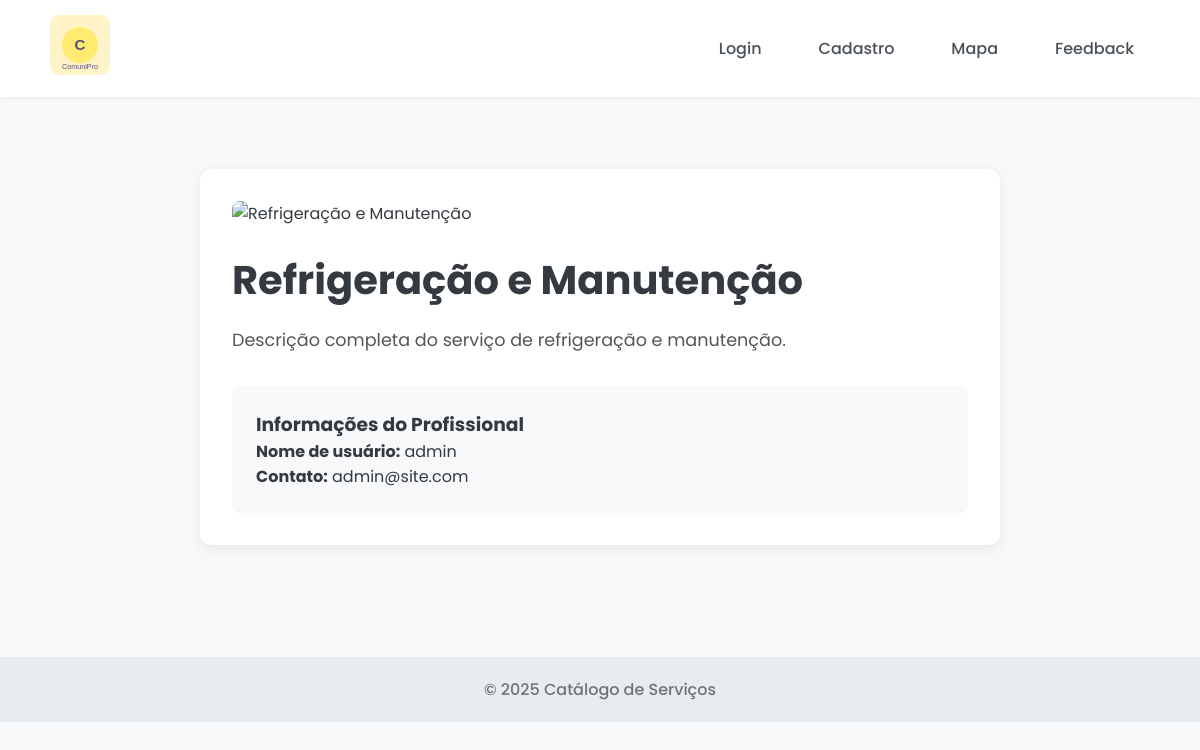
Before: /servico/1 with the older database file.
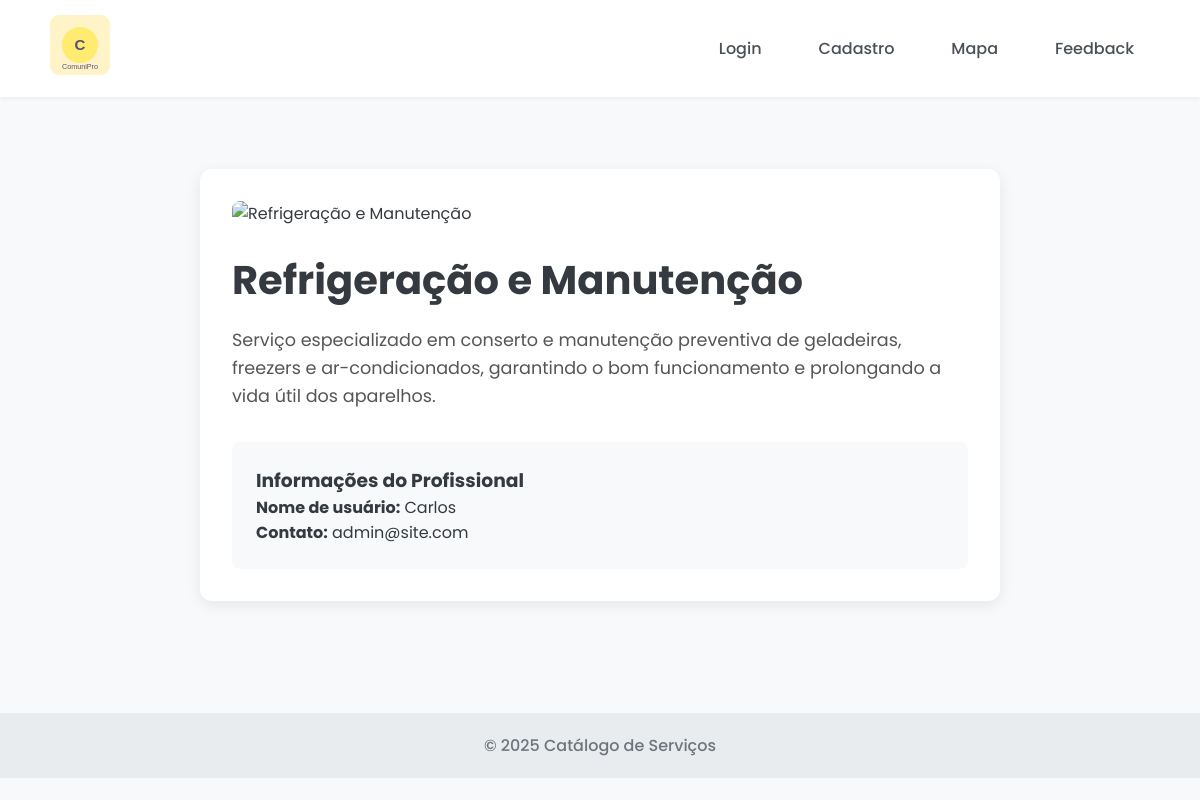
After: the same page with the newer database file.
### tables this page shows
CREATE TABLE servicos (
                id INTEGER PRIMARY KEY AUTOINCREMENT,
                nome TEXT NOT NULL,
                descricao TEXT NOT NULL,
                imagem_url TEXT NOT NULL,
                usuario_id INTEGER NOT NULL,
                categoria TEXT NOT NULL,
                FOREIGN KEY (usuario_id) REFERENCES usuarios (id)
            );

CREATE TABLE usuarios (id INTEGER PRIMARY KEY, usuario TEXT UNIQUE NOT NULL, senha TEXT NOT NULL, email TEXT UNIQUE);

### app.py (the view)
@app.route("/servico/<int:servico_id>")
def servico_detalhe(servico_id):
    db = get_db()
    servico = db.execute(
        """
        SELECT s.id, s.nome, s.descricao, s.imagem_url, u.usuario, u.email as contato_email
        FROM servicos s JOIN usuarios u ON s.usuario_id = u.id
        WHERE s.id = ?
        """,
        (servico_id,),
    ).fetchone()
    if servico is None:
        return "Serviço não encontrado", 404
    return render_template("servico_detalhe.html", servico=servico)

### app.py (called while the page is built)
def get_db():
    db = getattr(g, "_database", None)
    if db is None:
        db = g._database = sqlite3.connect(DATABASE)
        db.row_factory = sqlite3.Row
    return db

@app.teardown_appcontext
def close_connection(exception):
    db = getattr(g, "_database", None)
    if db is not None:
        db.close()

### templates/servico_detalhe.html (shortened to what this page needs)
<!DOCTYPE html>
<html lang="pt-br">
<head>
  <link rel="stylesheet" href="{{ url_for('static', filename='css/style.css') }}" />
</head>
<body>
  <header>
    <nav class="navbar">
      <a href="{{ url_for('serve_index') }}"><img src="{{ url_for('static', filename='images/logooo.svg') }}" alt="Logo" class="logo" /></a>
      <ul class="nav-links">
      </ul>
    </nav>
  </header>
  <main>
    <div class="detalhe-servico">
      <img src="{{ servico.imagem_url }}" alt="{{ servico.nome }}">
      <h1>{{ servico.nome }}</h1>
      <p class="info">{{ servico.descricao }}</p>
      <div class="contato">
        <h3>Informações do Profissional</h3>
        <p><strong>Nome de usuário:</strong> {{ servico.usuario }}</p>
        <p><strong>Contato:</strong> {{ servico.contato_email }}</p>
      </div>
    </div>
  </main>
  <footer>© 2025 Catálogo de Serviços</footer>
</body>
</html>

### static/css/style.css (style rules this page uses)
* { margin: 0; padding: 0; box-sizing: border-box; }
body { font-family: "Poppins", sans-serif; background-color: #f8f9fa; color: #343a40; }
header { background-color: #ffffff; padding: 15px 50px; display: flex; align-items: center; justify-content: space-between; box-shadow: 0 2px 4px rgba(0, 0, 0, 0.05); position: sticky; top: 0; z-index: 1000; }
.logo { width: 60px; height: 60px; }
.navbar { display: flex; align-items: center; width: 100%; }
.nav-links { display: flex; align-items: center; gap: 25px; list-style: none; margin-left: auto; }
main { padding: 40px 50px; }
footer { text-align: center; padding: 20px; margin-top: 40px; background-color: #e9ecef; color: #6c757d; font-weight: 500; }

### templates/servico_detalhe.html (style rules this page uses)
.detalhe-servico { max-width: 800px; margin: 2rem auto; padding: 2rem; background: #fff; border-radius: 12px; box-shadow: 0 4px 15px rgba(0, 0, 0, 0.08); }
.detalhe-servico img { width: 100%; border-radius: 8px; margin-bottom: 1.5rem; }
.detalhe-servico h1 { font-size: 2.5rem; margin-bottom: 1rem; }
.detalhe-servico .info { font-size: 1.1rem; line-height: 1.6; color: #555; margin-bottom: 2rem; }
.detalhe-servico .contato { background: #f8f9fa; padding: 1.5rem; border-radius: 8px; }

Changed rows visible on the page:
changed servicos "Refrigeração e Manutenção": descricao "Descrição completa do serviço de refrigeração e manutenção." → "Serviço especializado em conserto e manutenção preventiva de geladeiras, freezers e ar-condicionados, garantindo o bom funcionamento e prolongando a vida útil dos aparelhos."
changed usuarios "admin@site.com": usuario "admin" → "Carlos"
